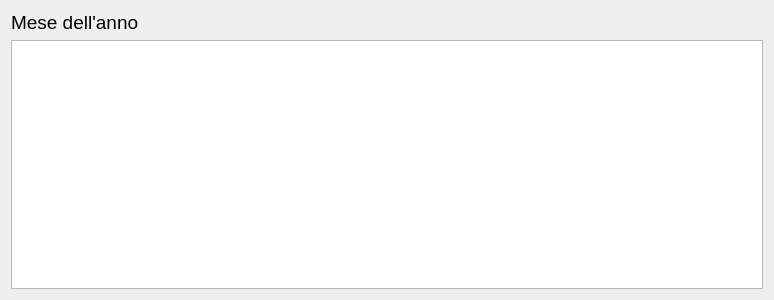
<?xml version="1.0" encoding="UTF-8"?>
<ui version="4.0">
 <class>Form_serie_mese</class>
 <widget class="QWidget" name="Form_serie_mese">
  <property name="geometry">
   <rect>
    <x>0</x>
    <y>0</y>
    <width>774</width>
    <height>300</height>
   </rect>
  </property>
  <property name="windowTitle">
   <string>Form</string>
  </property>
  <layout class="QVBoxLayout" name="verticalLayout_2">
   <item>
    <widget class="QLabel" name="mese">
     <property name="font">
      <font>
       <pointsize>14</pointsize>
      </font>
     </property>
     <property name="text">
      <string>Mese dell'anno</string>
     </property>
    </widget>
   </item>
   <item>
    <widget class="QTableWidget" name="tableWidget"/>
   </item>
  </layout>
 </widget>
 <resources/>
 <connections/>
</ui>
